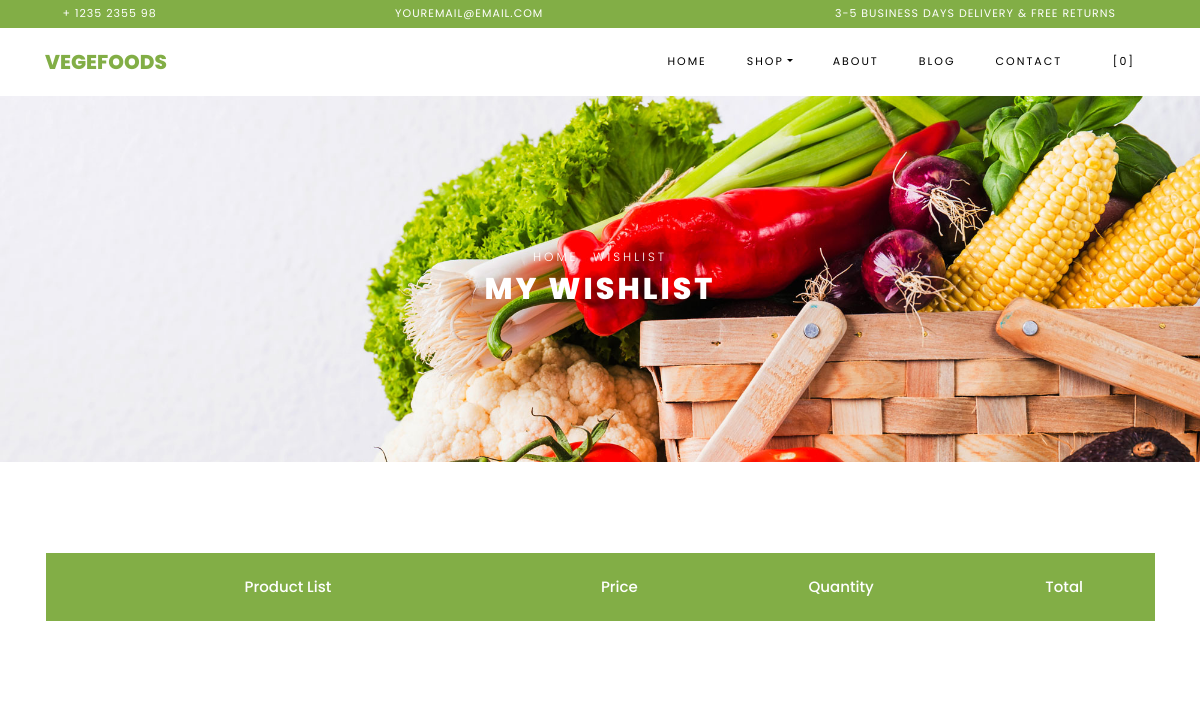
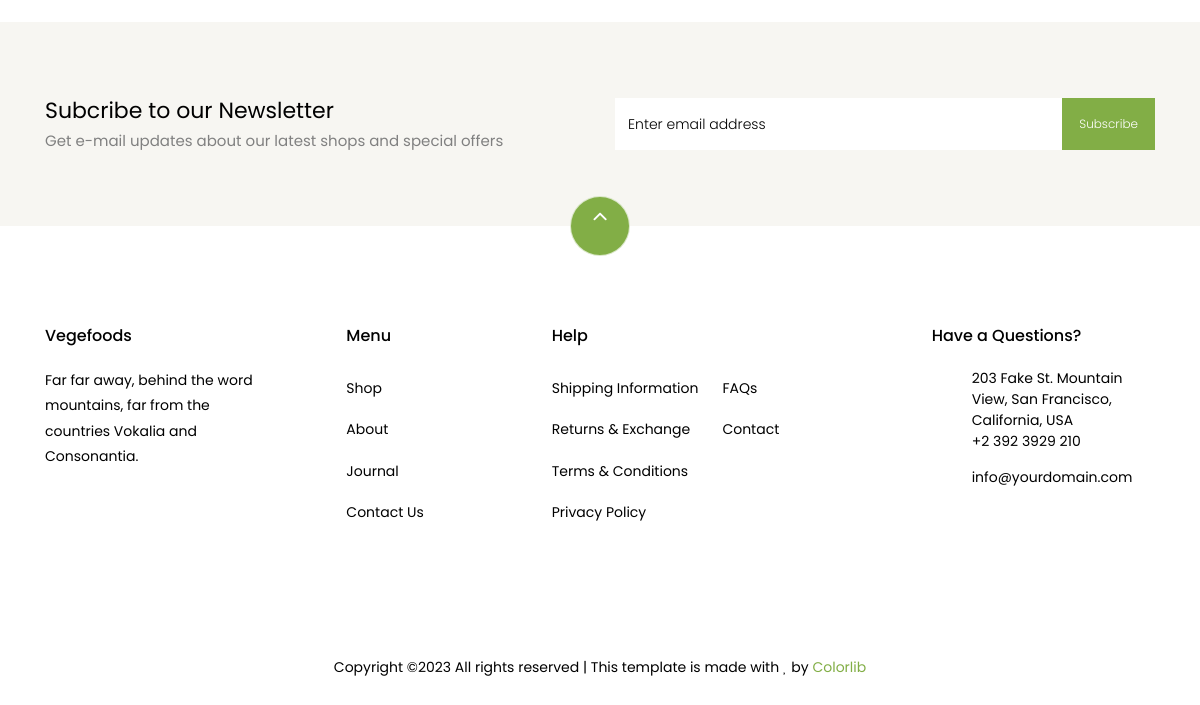
The page /cart/wishlist/ (signed in) on the database as committed earlier (2 pictures, top to bottom).
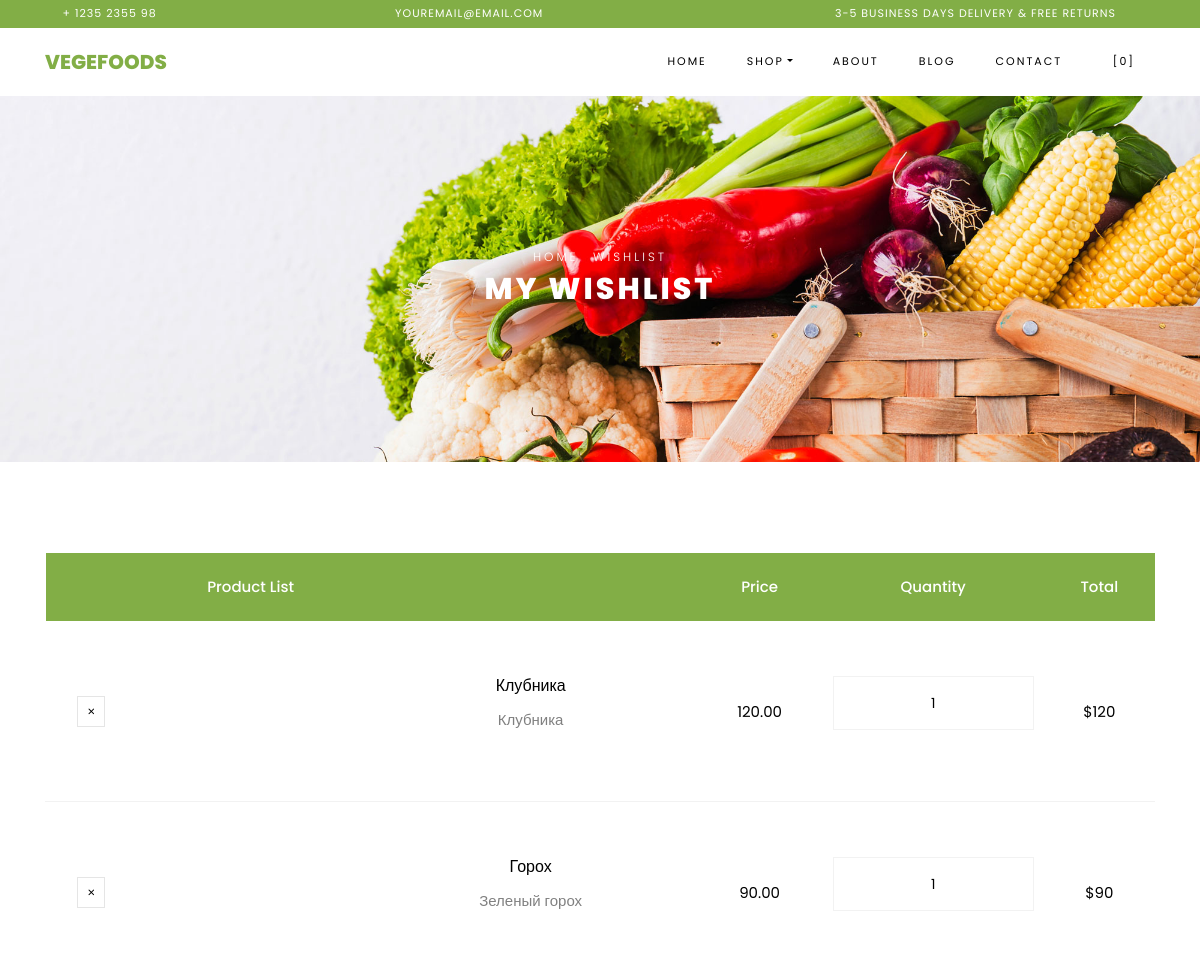
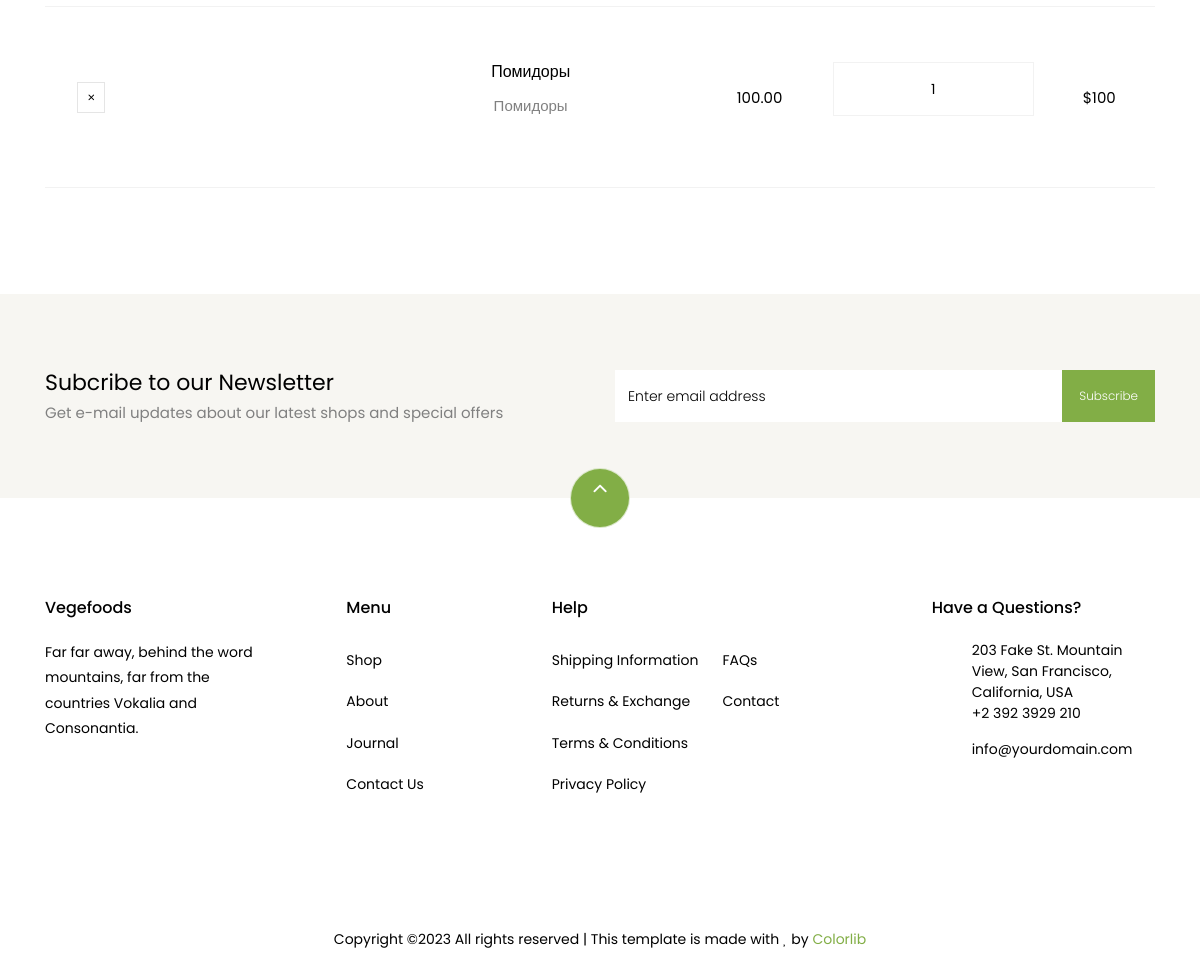
The same page on the database as committed later (2 pictures, top to bottom).
### apps/cart_shop/models.py (models this page shows, shortened)
class WishList(models.Model):
    cart = models.ForeignKey(Cart, on_delete=models.CASCADE)
    quantity = models.IntegerField(default=1)
    product = models.ForeignKey(Product, on_delete=models.CASCADE)
    created_at = models.DateTimeField(auto_now_add=True)
    updated_at = models.DateTimeField(auto_now=True)

class Product(models.Model):
    name = models.CharField(max_length=255)
    price = models.DecimalField(max_digits=10, decimal_places=2)
    discount = models.IntegerField(null=True, blank=True)
    description = models.TextField()
    image = models.ImageField(upload_to='static/shop/images',
                              null=True, blank=True)
    created_at = models.DateTimeField(auto_now_add=True)
    updated_at = models.DateTimeField(auto_now=True)

### apps/cart_shop/views.py (the view)
# urls.py: path('wishlist/', ViewWishlist.as_view(), name='wishlist'),
class ViewWishlist(View):
    def get(self, request):
        items_carts = WishList.objects.filter(cart__user=request.user)
        data = list(items_carts)
        context = {'items_carts': data,
                   }
        return render(request, 'cart_shop/wishlist.html', context)

### apps/cart_shop/templates/cart_shop/wishlist.html
{% extends 'home/base.html' %}
{% load static %}
{% block content %}
    <div class="hero-wrap hero-bread" style="background-image: url({% static 'shop/images/bg_1.jpg' %});">
      <div class="container">
        <div class="row no-gutters slider-text align-items-center justify-content-center">
          <div class="col-md-9 ftco-animate text-center">
          	<p class="breadcrumbs"><span class="mr-2"><a href="index.html">Home</a></span> <span>Wishlist</span></p>
            <h1 class="mb-0 bread">My Wishlist</h1>
          </div>
        </div>
      </div>
    </div>
    <section class="ftco-section ftco-cart">
			<div class="container">
				<div class="row">
    			<div class="col-md-12 ftco-animate">
    				<div class="cart-list">
	    				<table class="table">
						    <thead class="thead-primary">
						      <tr class="text-center">
						        <th>&nbsp;</th>
						        <th>Product List</th>
						        <th>&nbsp;</th>
						        <th>Price</th>
						        <th>Quantity</th>
						        <th>Total</th>
						      </tr>
						    </thead>
						    <tbody>
							{% for item in items_carts %}
						      <tr class="text-center">
						        <td class="product-remove"><a href="{% url 'cart_shop:del_from_wish' item.id %}"><span class="ion-ios-close"></span></a></td>
						        <td class="image-prod"><div class="img" style="background-image:url({{item.product.image.url}});"></div></td>
						        <td class="product-name">
						        	<h3>{{item.product.name}}</h3>
						        	<p>{{item.product.description}}</p>
						        </td>
						        <td class="price">{{item.product.price}}</td>
						        <td class="quantity">
						        	<div class="input-group mb-3">
					             	<input type="text" name="quantity" class="quantity form-control input-number" value="1" min="1" max="100">
					          	</div>
					          </td>
						        <td class="total">${% widthratio item.product.price 1 item.quantity %}</td>
						      </tr>
							{%endfor%}
						    </tbody>
						  </table>
					  </div>
    			</div>
    		</div>
			</div>
		</section>
{% endblock %}

### apps/home/templates/home/base.html (shortened to what this page needs)
{% load static %}
<!DOCTYPE html>
<html lang="en">
  <head>
    <link rel="stylesheet" href="{% static 'shop/css/open-iconic-bootstrap.min.css' %}">
    <link rel="stylesheet" href="{% static 'shop/css/animate.css' %}">
    <link rel="stylesheet" href="{% static 'shop/css/owl.carousel.min.css' %}">
    <link rel="stylesheet" href="{% static 'shop/css/owl.theme.default.min.css' %}">
    <link rel="stylesheet" href="{% static 'shop/css/magnific-popup.css' %}">
    <link rel="stylesheet" href="{% static 'shop/css/aos.css' %}">
    <link rel="stylesheet" href="{% static 'shop/css/ionicons.min.css' %}">
    <link rel="stylesheet" href="{% static 'shop/css/bootstrap-datepicker.css' %}">
    <link rel="stylesheet" href="{% static 'shop/css/jquery.timepicker.css' %}">
    <link rel="stylesheet" href="{% static 'shop/css/flaticon.css' %}">
    <link rel="stylesheet" href="{% static 'shop/css/icomoon.css' %}">
    <link rel="stylesheet" href="{% static 'shop/css/style.css' %}">
  </head>
  <body class="goto-here">
		<div class="py-1 bg-primary">
    	<div class="container">
    		<div class="row no-gutters d-flex align-items-start align-items-center px-md-0">
	    		<div class="col-lg-12 d-block">
		    		<div class="row d-flex">
		    			<div class="col-md pr-4 d-flex topper align-items-center">
					    	<div class="icon mr-2 d-flex justify-content-center align-items-center"><span class="icon-phone2"></span></div>
						    <span class="text">+ 1235 2355 98</span>
					    </div>
					    <div class="col-md pr-4 d-flex topper align-items-center">
					    	<div class="icon mr-2 d-flex justify-content-center align-items-center"><span class="icon-paper-plane"></span></div>
						    <span class="text">youremail@email.com</span>
					    </div>
					    <div class="col-md-5 pr-4 d-flex topper align-items-center text-lg-right">
						    <span class="text">3-5 Business days delivery &amp; Free Returns</span>
					    </div>
				    </div>
			    </div>
		    </div>
		  </div>
    </div>
    <nav class="navbar navbar-expand-lg navbar-dark ftco_navbar bg-dark ftco-navbar-light" id="ftco-navbar">
	    <div class="container">
	      <a class="navbar-brand" href="{% url 'home:index' %}">Vegefoods</a>
	      <div class="collapse navbar-collapse" id="ftco-nav">
	        <ul class="navbar-nav ml-auto">
	          <li class="nav-item active"><a href="{% url 'home:index' %}" class="nav-link">Home</a></li>
	          <li class="nav-item dropdown">
              <a class="nav-link dropdown-toggle" href="#" id="dropdown04" data-toggle="dropdown" aria-haspopup="true" aria-expanded="false">Shop</a>
            </li>
	          <li class="nav-item"><a href="{% url 'home:about' %}" class="nav-link">About</a></li>
	          <li class="nav-item"><a href="{% url 'blog:blog' %}" class="nav-link">Blog</a></li>
	          <li class="nav-item"><a href="{% url 'home:contact' %}" class="nav-link">Contact</a></li>
	          <li class="nav-item cta cta-colored"><a href="{% url 'cart_shop:cart' %}" class="nav-link"><span class="icon-shopping_cart"></span>[0]</a></li>
	        </ul>
	      </div>
	    </div>
	  </nav>
        {% block content %}
        {% endblock %}
		<section class="ftco-section ftco-no-pt ftco-no-pb py-5 bg-light">
      <div class="container py-4">
        <div class="row d-flex justify-content-center py-5">
          <div class="col-md-6">
          	<h2 style="font-size: 22px;" class="mb-0">Subcribe to our Newsletter</h2>
          	<span>Get e-mail updates about our latest shops and special offers</span>
          </div>
          <div class="col-md-6 d-flex align-items-center">
            <form action="#" class="subscribe-form">
              <div class="form-group d-flex">
                <input type="text" class="form-control" placeholder="Enter email address">
                <input type="submit" value="Subscribe" class="submit px-3">
              </div>
            </form>
          </div>
        </div>
      </div>
    </section>
    <footer class="ftco-footer ftco-section">
      <div class="container">
      	<div class="row">
      		<div class="mouse">
						<a href="#" class="mouse-icon">
							<div class="mouse-wheel"><span class="ion-ios-arrow-up"></span></div>
						</a>
					</div>
      	</div>
        <div class="row mb-5">
          <div class="col-md">
            <div class="ftco-footer-widget mb-4">
              <h2 class="ftco-heading-2">Vegefoods</h2>
              <p>Far far away, behind the word mountains, far from the countries Vokalia and Consonantia.</p>
              <ul class="ftco-footer-social list-unstyled float-md-left float-lft mt-5">
              </ul>
            </div>
          </div>
          <div class="col-md">
            <div class="ftco-footer-widget mb-4 ml-md-5">
              <h2 class="ftco-heading-2">Menu</h2>
              <ul class="list-unstyled">
                <li><a href="#" class="py-2 d-block">Shop</a></li>
                <li><a href="#" class="py-2 d-block">About</a></li>
                <li><a href="#" class="py-2 d-block">Journal</a></li>
                <li><a href="#" class="py-2 d-block">Contact Us</a></li>
              </ul>
            </div>
          </div>
          <div class="col-md-4">
             <div class="ftco-footer-widget mb-4">
              <h2 class="ftco-heading-2">Help</h2>
              <div class="d-flex">
	              <ul class="list-unstyled mr-l-5 pr-l-3 mr-4">
	                <li><a href="#" class="py-2 d-block">Shipping Information</a></li>
	                <li><a href="#" class="py-2 d-block">Returns &amp; Exchange</a></li>
	                <li><a href="#" class="py-2 d-block">Terms &amp; Conditions</a></li>
	                <li><a href="#" class="py-2 d-block">Privacy Policy</a></li>
	              </ul>
	              <ul class="list-unstyled">
	                <li><a href="#" class="py-2 d-block">FAQs</a></li>
	                <li><a href="#" class="py-2 d-block">Contact</a></li>
	              </ul>
	            </div>
            </div>
          </div>
          <div class="col-md">
            <div class="ftco-footer-widget mb-4">
            	<h2 class="ftco-heading-2">Have a Questions?</h2>
            	<div class="block-23 mb-3">
	              <ul>
	                <li><span class="icon icon-map-marker"></span><span class="text">203 Fake St. Mountain View, San Francisco, California, USA</span></li>
	                <li><a href="#"><span class="icon icon-phone"></span><span class="text">+2 392 3929 210</span></a></li>
	                <li><a href="#"><span class="icon icon-envelope"></span><span class="text">info@yourdomain.com</span></a></li>
	              </ul>
	            </div>
            </div>
          </div>
        </div>
        <div class="row">
          <div class="col-md-12 text-center">
            <p>
						  Copyright &copy;<script>document.write(new Date().getFullYear());</script> All rights reserved | This template is made with <i class="icon-heart color-danger" aria-hidden="true"></i> by <a href="https://colorlib.com" target="_blank">Colorlib</a>
						</p>
          </div>
        </div>
      </div>
    </footer>
  </body>
</html>

### static/shop/css/icomoon.css (style rules this page uses)
[class^="icon-"], [class*=" icon-"] { font-family: 'icomoon' !important; speak: none; font-style: normal; font-weight: normal; font-variant: normal; text-transform: none; line-height: 1; -webkit-font-smoothing: antialiased; -moz-osx-font-smoothing: grayscale; }
.icon-heart:before { content: "\f004"; }
.icon-map-marker:before { content: "\f041"; }
.icon-phone:before { content: "\f095"; }
.icon-envelope:before { content: "\f0e0"; }
.icon-paper-plane:before { content: "\f1d8"; }
.icon-phone2:before { content: "\e0cd"; }
.icon-shopping_cart:before { content: "\e8cc"; }

Rows that differ between the two databases and show on the page:
added WishList: product.name "Клубника", product.description "Клубника", product.price "120.00", product+quantity "120"
added WishList: product.name "Горох", product.description "Зеленый горох", product.price "90.00", product+quantity "90"
added WishList: product.name "Помидоры", product.description "Помидоры", product.price "100.00", product+quantity "100"
